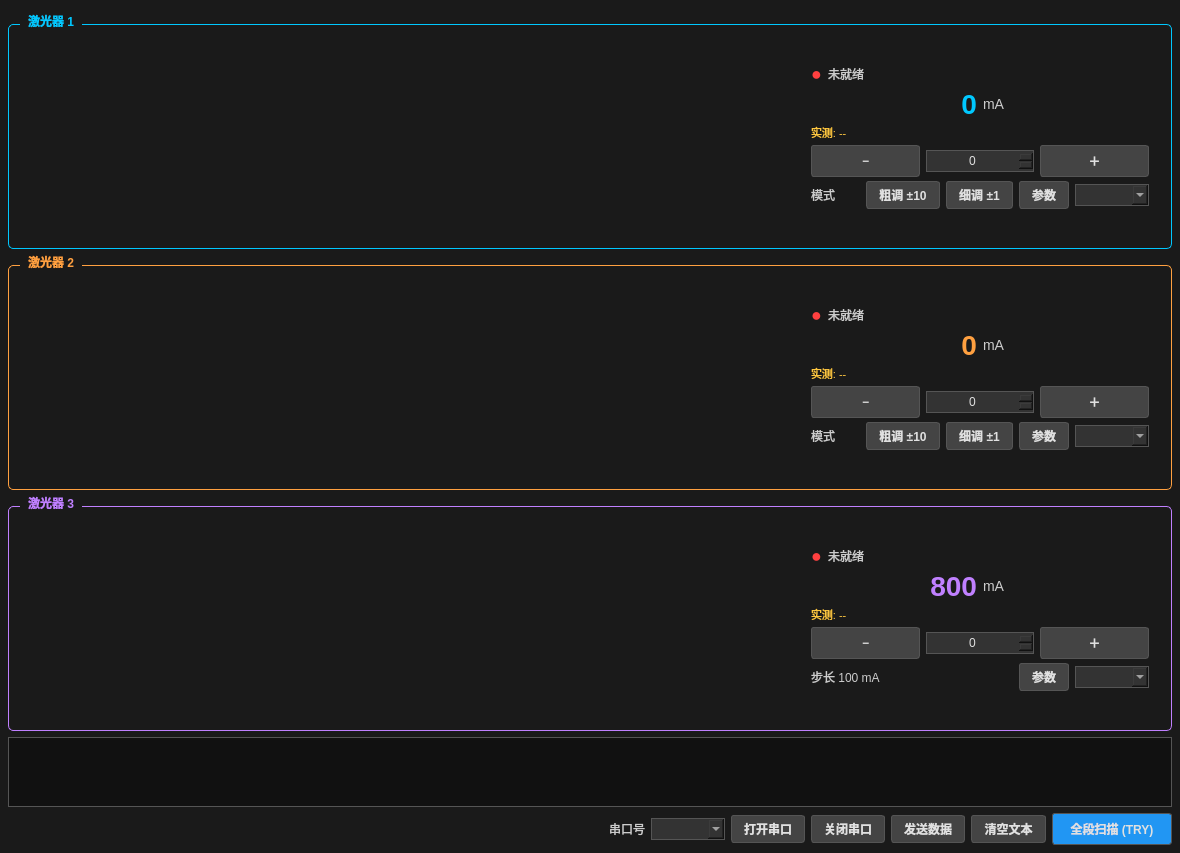
<?xml version="1.0" encoding="UTF-8"?>
<ui version="4.0">
 <class>Widget</class>
 <widget class="QWidget" name="Widget">
  <property name="geometry">
   <rect>
    <x>0</x>
    <y>0</y>
    <width>1180</width>
    <height>820</height>
   </rect>
  </property>
  <property name="windowTitle">
   <string>激光器控制系统</string>
  </property>
  <property name="font">
   <font>
    <family>Arial</family>
   </font>
  </property>
  <property name="styleSheet">
   <string>QWidget { background-color: #1a1a1a; color: #E0E0E0; }
QPushButton { background-color: #444444; color: #E0E0E0; border: 1px solid #555555; border-radius: 3px; padding: 4px 12px; font-weight: bold; }
QPushButton:hover { background-color: #CC5500; color: white; }
QPushButton:disabled { background-color: #2a2a2a; color: #666666; border-color: #333333; }
QGroupBox { color: #FFFFFF; border: 1px solid #555555; border-radius: 5px; margin-top: 10px; padding-top: 16px; font-weight: bold; }
QGroupBox::title { subcontrol-origin: margin; left: 12px; padding: 0 6px; }
QGroupBox#card1 { border: 1px solid #00C8FF; }
QGroupBox#card2 { border: 1px solid #FFA040; }
QGroupBox#card3 { border: 1px solid #C080FF; }
QGroupBox#card1::title { color: #00C8FF; }
QGroupBox#card2::title { color: #FFA040; }
QGroupBox#card3::title { color: #C080FF; }
QComboBox { background-color: #333333; color: #E0E0E0; border: 1px solid #555555; padding: 2px 6px; }
QSpinBox { background-color: #333333; color: #E0E0E0; border: 1px solid #555555; padding: 2px; }
QPlainTextEdit { background-color: #111111; color: #00CC66; border: 1px solid #555555; }
QLabel { color: #CCCCCC; }
QLabel#bigCurrent1 { color: #00C8FF; font-size: 28px; font-weight: bold; }
QLabel#bigCurrent2 { color: #FFA040; font-size: 28px; font-weight: bold; }
QLabel#bigCurrent3 { color: #C080FF; font-size: 28px; font-weight: bold; }
QLabel#measuredLabel1, QLabel#measuredLabel2, QLabel#measuredLabel3 { color: #FFC840; font-size: 11px; }
QLabel#reasonLabel1, QLabel#reasonLabel2, QLabel#reasonLabel3 { color: #FF6060; font-size: 11px; font-style: italic; }
QLabel#ledLabel1, QLabel#ledLabel2, QLabel#ledLabel3 { font-size: 18px; font-weight: bold; }
QPushButton#tryButton { background-color: #2196F3; }
QPushButton#tryButton:hover { background-color: #CC5500; }</string>
  </property>
  <layout class="QVBoxLayout" name="rootLayout">
   <property name="spacing">
    <number>6</number>
   </property>
   <property name="leftMargin">
    <number>8</number>
   </property>
   <property name="topMargin">
    <number>8</number>
   </property>
   <property name="rightMargin">
    <number>8</number>
   </property>
   <property name="bottomMargin">
    <number>8</number>
   </property>

   <item>
    <widget class="QWidget" name="titleBar" native="true">
     <property name="visible"><bool>false</bool></property>
    </widget>
   </item>

   <item>
    <widget class="QGroupBox" name="card1">
     <property name="title"><string>激光器 1</string></property>
     <layout class="QHBoxLayout" name="card1Layout">
      <property name="spacing"><number>8</number></property>
      <item>
       <widget class="LaserChart" name="chartWidget1" native="true">
        <property name="minimumSize"><size><width>0</width><height>180</height></size></property>
       </widget>
      </item>
      <item>
       <widget class="QWidget" name="ctrl1Wrap" native="true">
        <property name="minimumSize"><size><width>320</width><height>0</height></size></property>
        <property name="maximumSize"><size><width>360</width><height>16777215</height></size></property>
        <layout class="QVBoxLayout" name="ctrl1Layout">
         <property name="spacing"><number>4</number></property>
         <item>
          <layout class="QHBoxLayout" name="status1Row">
           <item><widget class="QLabel" name="ledLabel1"><property name="text"><string>●</string></property><property name="styleSheet"><string>color: #FF4040;</string></property></widget></item>
           <item><widget class="QLabel" name="laser1StatusLabel"><property name="text"><string>未就绪</string></property></widget></item>
           <item><spacer name="s1"><property name="orientation"><enum>Qt::Horizontal</enum></property><property name="sizeHint" stdset="0"><size><width>20</width><height>10</height></size></property></spacer></item>
          </layout>
         </item>
         <item>
          <layout class="QHBoxLayout" name="big1Row">
           <item><widget class="QLabel" name="bigCurrent1"><property name="text"><string>0</string></property><property name="alignment"><set>Qt::AlignRight|Qt::AlignVCenter</set></property></widget></item>
           <item><widget class="QLabel" name="unit1"><property name="text"><string>mA</string></property><property name="styleSheet"><string>font-size:14px;</string></property></widget></item>
          </layout>
         </item>
         <item>
          <widget class="QLabel" name="measuredLabel1"><property name="text"><string>实测: --</string></property></widget>
         </item>
         <item>
          <layout class="QHBoxLayout" name="step1Row">
           <item><widget class="QPushButton" name="laser1DownBtn"><property name="text"><string>−</string></property><property name="minimumSize"><size><width>40</width><height>32</height></size></property></widget></item>
           <item><widget class="QSpinBox" name="laser1spinbox"><property name="alignment"><set>Qt::AlignHCenter</set></property></widget></item>
           <item><widget class="QPushButton" name="laser1UpBtn"><property name="text"><string>＋</string></property><property name="minimumSize"><size><width>40</width><height>32</height></size></property></widget></item>
          </layout>
         </item>
         <item>
          <layout class="QHBoxLayout" name="mode1Row">
           <item><widget class="QLabel" name="mode1Title"><property name="text"><string>模式</string></property></widget></item>
            <item><widget class="QPushButton" name="laser1CoarseBtn"><property name="text"><string>粗调 ±10</string></property><property name="checkable"><bool>true</bool></property></widget></item>
            <item><widget class="QPushButton" name="laser1FineBtn"><property name="text"><string>细调 ±1</string></property><property name="checkable"><bool>true</bool></property></widget></item>
            <item><widget class="QPushButton" name="laser1ParamsButton"><property name="text"><string>参数</string></property></widget></item>
            <item><widget class="QComboBox" name="laser1ModeCb"><property name="visible"><bool>false</bool></property></widget></item>
           </layout>
         </item>
         <item>
          <widget class="QLabel" name="reasonLabel1"><property name="text"><string/></property><property name="wordWrap"><bool>true</bool></property></widget>
         </item>
         <item><spacer name="vs1"><property name="orientation"><enum>Qt::Vertical</enum></property><property name="sizeHint" stdset="0"><size><width>10</width><height>10</height></size></property></spacer></item>
        </layout>
       </widget>
      </item>
     </layout>
    </widget>
   </item>

   <item>
    <widget class="QGroupBox" name="card2">
     <property name="title"><string>激光器 2</string></property>
     <layout class="QHBoxLayout" name="card2Layout">
      <property name="spacing"><number>8</number></property>
      <item>
       <widget class="LaserChart" name="chartWidget2" native="true">
        <property name="minimumSize"><size><width>0</width><height>180</height></size></property>
       </widget>
      </item>
      <item>
       <widget class="QWidget" name="ctrl2Wrap" native="true">
        <property name="minimumSize"><size><width>320</width><height>0</height></size></property>
        <property name="maximumSize"><size><width>360</width><height>16777215</height></size></property>
        <layout class="QVBoxLayout" name="ctrl2Layout">
         <property name="spacing"><number>4</number></property>
         <item>
          <layout class="QHBoxLayout" name="status2Row">
           <item><widget class="QLabel" name="ledLabel2"><property name="text"><string>●</string></property><property name="styleSheet"><string>color: #FF4040;</string></property></widget></item>
           <item><widget class="QLabel" name="laser2StatusLabel"><property name="text"><string>未就绪</string></property></widget></item>
           <item><spacer name="s2"><property name="orientation"><enum>Qt::Horizontal</enum></property><property name="sizeHint" stdset="0"><size><width>20</width><height>10</height></size></property></spacer></item>
          </layout>
         </item>
         <item>
          <layout class="QHBoxLayout" name="big2Row">
           <item><widget class="QLabel" name="bigCurrent2"><property name="text"><string>0</string></property><property name="alignment"><set>Qt::AlignRight|Qt::AlignVCenter</set></property></widget></item>
           <item><widget class="QLabel" name="unit2"><property name="text"><string>mA</string></property><property name="styleSheet"><string>font-size:14px;</string></property></widget></item>
          </layout>
         </item>
         <item>
          <widget class="QLabel" name="measuredLabel2"><property name="text"><string>实测: --</string></property></widget>
         </item>
         <item>
          <layout class="QHBoxLayout" name="step2Row">
           <item><widget class="QPushButton" name="laser2DownBtn"><property name="text"><string>−</string></property><property name="minimumSize"><size><width>40</width><height>32</height></size></property></widget></item>
           <item><widget class="QSpinBox" name="laser2spinbox"><property name="alignment"><set>Qt::AlignHCenter</set></property></widget></item>
           <item><widget class="QPushButton" name="laser2UpBtn"><property name="text"><string>＋</string></property><property name="minimumSize"><size><width>40</width><height>32</height></size></property></widget></item>
          </layout>
         </item>
         <item>
          <layout class="QHBoxLayout" name="mode2Row">
            <item><widget class="QLabel" name="mode2Title"><property name="text"><string>模式</string></property></widget></item>
            <item><widget class="QPushButton" name="laser2CoarseBtn"><property name="text"><string>粗调 ±10</string></property><property name="checkable"><bool>true</bool></property></widget></item>
            <item><widget class="QPushButton" name="laser2FineBtn"><property name="text"><string>细调 ±1</string></property><property name="checkable"><bool>true</bool></property></widget></item>
            <item><widget class="QPushButton" name="laser2ParamsButton"><property name="text"><string>参数</string></property></widget></item>
            <item><widget class="QComboBox" name="laser2ModeCb"><property name="visible"><bool>false</bool></property></widget></item>
           </layout>
         </item>
         <item>
          <widget class="QLabel" name="reasonLabel2"><property name="text"><string/></property><property name="wordWrap"><bool>true</bool></property></widget>
         </item>
         <item><spacer name="vs2"><property name="orientation"><enum>Qt::Vertical</enum></property><property name="sizeHint" stdset="0"><size><width>10</width><height>10</height></size></property></spacer></item>
        </layout>
       </widget>
      </item>
     </layout>
    </widget>
   </item>

   <item>
    <widget class="QGroupBox" name="card3">
     <property name="title"><string>激光器 3</string></property>
     <layout class="QHBoxLayout" name="card3Layout">
      <property name="spacing"><number>8</number></property>
      <item>
       <widget class="LaserChart" name="chartWidget3" native="true">
        <property name="minimumSize"><size><width>0</width><height>180</height></size></property>
       </widget>
      </item>
      <item>
       <widget class="QWidget" name="ctrl3Wrap" native="true">
        <property name="minimumSize"><size><width>320</width><height>0</height></size></property>
        <property name="maximumSize"><size><width>360</width><height>16777215</height></size></property>
        <layout class="QVBoxLayout" name="ctrl3Layout">
         <property name="spacing"><number>4</number></property>
         <item>
          <layout class="QHBoxLayout" name="status3Row">
           <item><widget class="QLabel" name="ledLabel3"><property name="text"><string>●</string></property><property name="styleSheet"><string>color: #FF4040;</string></property></widget></item>
           <item><widget class="QLabel" name="laser3StatusLabel"><property name="text"><string>未就绪</string></property></widget></item>
           <item><spacer name="s3"><property name="orientation"><enum>Qt::Horizontal</enum></property><property name="sizeHint" stdset="0"><size><width>20</width><height>10</height></size></property></spacer></item>
          </layout>
         </item>
         <item>
          <layout class="QHBoxLayout" name="big3Row">
           <item><widget class="QLabel" name="bigCurrent3"><property name="text"><string>800</string></property><property name="alignment"><set>Qt::AlignRight|Qt::AlignVCenter</set></property></widget></item>
           <item><widget class="QLabel" name="unit3"><property name="text"><string>mA</string></property><property name="styleSheet"><string>font-size:14px;</string></property></widget></item>
          </layout>
         </item>
         <item>
          <widget class="QLabel" name="measuredLabel3"><property name="text"><string>实测: --</string></property></widget>
         </item>
         <item>
          <layout class="QHBoxLayout" name="step3Row">
           <item><widget class="QPushButton" name="laser3DownBtn"><property name="text"><string>−</string></property><property name="minimumSize"><size><width>40</width><height>32</height></size></property></widget></item>
           <item><widget class="QSpinBox" name="laser3spinbox"><property name="alignment"><set>Qt::AlignHCenter</set></property></widget></item>
           <item><widget class="QPushButton" name="laser3UpBtn"><property name="text"><string>＋</string></property><property name="minimumSize"><size><width>40</width><height>32</height></size></property></widget></item>
          </layout>
         </item>
         <item>
           <layout class="QHBoxLayout" name="mode3Row">
            <item><widget class="QLabel" name="mode3Title"><property name="text"><string>步长 100 mA</string></property></widget></item>
            <item><spacer name="s3b"><property name="orientation"><enum>Qt::Horizontal</enum></property><property name="sizeHint" stdset="0"><size><width>20</width><height>10</height></size></property></spacer></item>
            <item><widget class="QPushButton" name="laser3ParamsButton"><property name="text"><string>参数</string></property></widget></item>
            <item><widget class="QComboBox" name="laser3ModeCb"><property name="visible"><bool>false</bool></property></widget></item>
           </layout>
         </item>
         <item>
          <widget class="QLabel" name="reasonLabel3"><property name="text"><string/></property><property name="wordWrap"><bool>true</bool></property></widget>
         </item>
         <item><spacer name="vs3"><property name="orientation"><enum>Qt::Vertical</enum></property><property name="sizeHint" stdset="0"><size><width>10</width><height>10</height></size></property></spacer></item>
        </layout>
       </widget>
      </item>
     </layout>
    </widget>
   </item>

   <item>
    <widget class="QPlainTextEdit" name="receiveEdit">
     <property name="minimumSize"><size><width>0</width><height>70</height></size></property>
     <property name="maximumSize"><size><width>16777215</width><height>90</height></size></property>
     <property name="readOnly"><bool>true</bool></property>
    </widget>
   </item>

   <item>
    <layout class="QHBoxLayout" name="serialRow">
     <item><spacer name="sp1"><property name="orientation"><enum>Qt::Horizontal</enum></property><property name="sizeHint" stdset="0"><size><width>40</width><height>20</height></size></property></spacer></item>
     <item><widget class="QLabel" name="label"><property name="text"><string>串口号</string></property></widget></item>
     <item><widget class="QComboBox" name="serialCb"/></item>
     <item><widget class="QPushButton" name="openBt"><property name="text"><string>打开串口</string></property></widget></item>
     <item><widget class="QPushButton" name="closeBt"><property name="text"><string>关闭串口</string></property></widget></item>
      <item><widget class="QPushButton" name="sendBt"><property name="text"><string>发送数据</string></property><property name="visible"><bool>false</bool></property></widget></item>
      <item><widget class="QPushButton" name="clearBt"><property name="text"><string>清空文本</string></property></widget></item>
      <item><widget class="QPushButton" name="tryButton"><property name="minimumSize"><size><width>120</width><height>32</height></size></property><property name="text"><string>全段扫描 (TRY)</string></property></widget></item>
     </layout>
    </item>

  </layout>
 </widget>
 <layoutdefault spacing="6" margin="11"/>
 <customwidgets>
  <customwidget>
   <class>LaserChart</class>
   <extends>QWidget</extends>
   <header>laserchart.h</header>
   <container>1</container>
  </customwidget>
 </customwidgets>
 <resources/>
 <connections/>
</ui>
